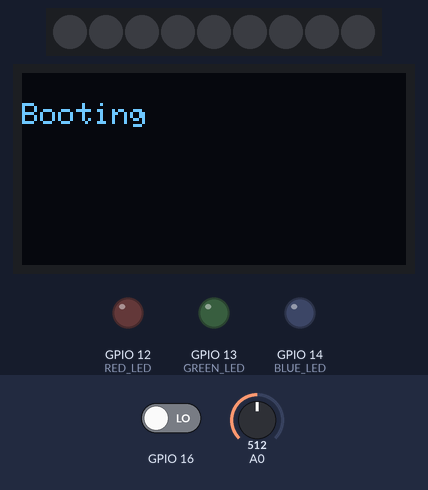
A sketch run on a simulated ESP8266 (NodeMCU). On the bench: 9 RGB LEDs in strip order, left to right, 128×64 one-colour display, output pins drawn as LEDs (lit = HIGH). The test bench sets the inputs (shaded band); at power-on: GPIO 16 LOW, A0 = 512. Dim RGB values are drawn brighter than linear; WiFi joins after 1.5 s; servers stay silent unless stated; the display library's start-up logo is not drawn; pins used as bus, display or sensor lines are not drawn; what the sketch prints to the serial monitor is not drawn.

Above: at 2.6 s.
At 9.8 s:
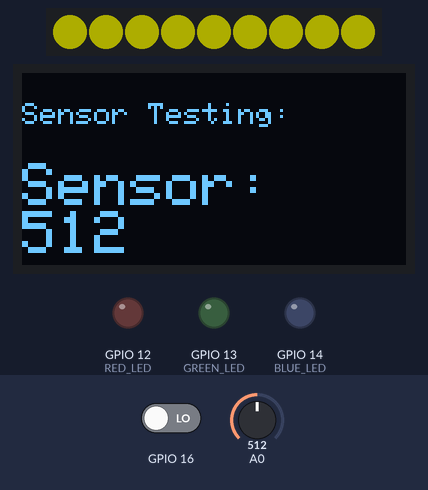
9.9 s: GPIO 16 driven HIGH
At 11.4 s:
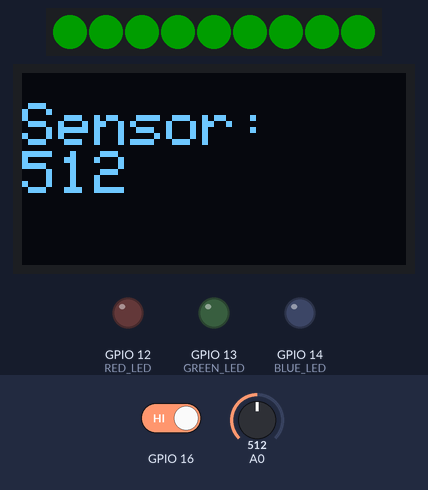
At 13.4 s:
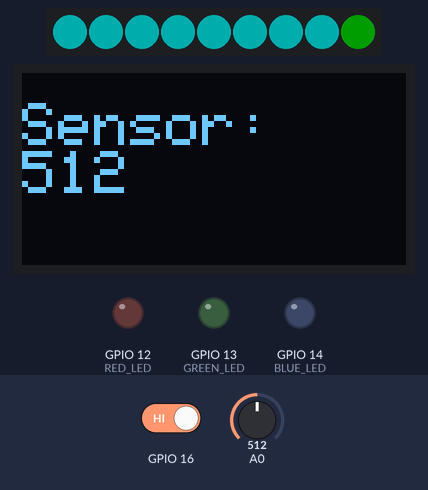
Timing chart, 0 to 14.9 s (numbered marks = the images above; inputs shaded):
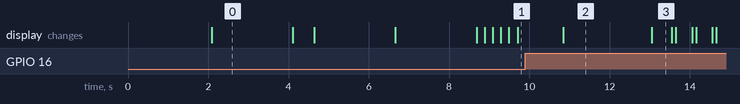

Measured:
- after the input at 9.9 s, the display: changes after 0.95 s (image 2)
- what the display in image 0 shows lasts 2.0 s, from 2.1 s to 4.1 s
- what the display in image 2 shows lasts 2.2 s, from 10.8 s to 13.0 s

The sketch:

NodeMCU_wif_neo_Ota_OLED_PX1.ino
```cpp
#include <ESP8266WiFi.h>          //https://github.com/esp8266/Arduino
#include <ESP8266mDNS.h>
#include <WiFiUdp.h>
#include <ArduinoOTA.h>
#include <Adafruit_NeoPixel.h>
//needed for library
#include <DNSServer.h>
#include <ESP8266WebServer.h>
#include <WiFiManager.h>          //https://github.com/tzapu/WiFiManager
#include <SPI.h>
#include <Wire.h>
#include <Adafruit_GFX.h>
#include <Adafruit_SSD1306.h>
//for LED status
#include <Ticker.h>
Ticker ticker;
#define PIN 15//D8 NodeMCU
// How many NeoPixels are attached to the Arduino?
#define NUMPIXELS      9
Adafruit_NeoPixel pixels = Adafruit_NeoPixel(NUMPIXELS, PIN, NEO_GRB + NEO_KHZ800);
const char* ssid = "lucky";
const char* password = "laxmish53";
#define OLED_RESET LED_BUILTIN
Adafruit_SSD1306 display(OLED_RESET);
#if (SSD1306_LCDHEIGHT != 64)
#error("Height incorrect, please fix Adafruit_SSD1306.h!");
#endif
static int RED_LED = 12;  //D6
static int GREEN_LED = 13;  //D7
static int BLUE_LED = 14;  //D5
int button = 16;            //D0
int LED = LED_BUILTIN;
int buttonState = LOW;
int value = 1;
int DL_check;
const int sleepTimeS = 10;
int delayval = 500; // delay for half a second
int i=0;
int j=0;
int sensorValue;
void tick()
{
  //toggle state
  int state = digitalRead(LED_BUILTIN);  // get the current state of GPIO1 pin
  digitalWrite(LED_BUILTIN, !state);     // set pin to the opposite state
}

//gets called when WiFiManager enters configuration mode
void configModeCallback (WiFiManager *myWiFiManager) {
  Serial.println("Entered config mode");
  Serial.println(WiFi.softAPIP());
  //if you used auto generated SSID, print it
  Serial.println(myWiFiManager->getConfigPortalSSID());
  //entered config mode, make led toggle faster
  ticker.attach(0.2, tick);
}

void setup() {
   pixels.begin();
  pixels.show(); // Initialize all pixels to 'off'
  Serial.begin(115200);
  display.begin(SSD1306_SWITCHCAPVCC, 0x3C);  // initialize with the I2C addr 0x3D (for the 128x64)
  // init done


  // Show image buffer on the display hardware.
  // Since the buffer is intialized with an Adafruit splashscreen
  // internally, this will display the splashscreen.
  display.display();
  delay(2000);

  // Clear the buffer.
  display.clearDisplay();

  Serial.println("Booting");
   // text display tests
  display.setTextSize(1);
  display.setTextColor(WHITE);
  display.setCursor(0,10);
  display.println("Booting");
  display.display();
  delay(500);
  display.clearDisplay();
  /*WiFi.mode(WIFI_STA);
  WiFi.begin(ssid, password);
  while (WiFi.waitForConnectResult() != WL_CONNECTED) {
    Serial.println("Connection Failed! Rebooting...");
    delay(5000);*/
  //set led pin as output
  pinMode(LED_BUILTIN, OUTPUT);
  pinMode(RED_LED, OUTPUT);pinMode(GREEN_LED, OUTPUT);pinMode(BLUE_LED, OUTPUT);
  // start ticker with 0.5 because we start in AP mode and try to connect
  ticker.attach(0.6, tick);

  //WiFiManager
  //Local intialization. Once its business is done, there is no need to keep it around
  WiFiManager wifiManager;
  //reset settings - for testing
  //wifiManager.resetSettings();

  //set callback that gets called when connecting to previous WiFi fails, and enters Access Point mode
  wifiManager.setAPCallback(configModeCallback);

  //fetches ssid and pass and tries to connect
  //if it does not connect it starts an access point with the specified name
  //here  "AutoConnectAP"
  //and goes into a blocking loop awaiting configuration
  if (!wifiManager.autoConnect()) {
    Serial.println("failed to connect and hit timeout");
    //reset and try again, or maybe put it to deep sleep
    ESP.reset();
    delay(1000);
  }

  //if you get here you have connected to the WiFi
  Serial.println("Connected to WiFi");
   display.setTextSize(1);
  display.setTextColor(WHITE);
  display.setCursor(0,10);
  display.println("Connected to WiFi");
  display.display();
  delay(500);
  display.clearDisplay();
  ticker.detach();
  //keep LED on
  digitalWrite(LED_BUILTIN, LOW);
  // Port defaults to 8266
  // ArduinoOTA.setPort(8266);

  // Hostname defaults to esp8266-[ChipID]
  ArduinoOTA.setHostname("Esp8266_project_X");

  // No authentication by default
  // ArduinoOTA.setPassword((const char *)"123");

  ArduinoOTA.onStart([]() {
    Serial.println("Start");
  });
  ArduinoOTA.onEnd([]() {
    Serial.println("\nEnd");
  });
  ArduinoOTA.onProgress([](unsigned int progress, unsigned int total) {
    Serial.printf("Progress: %u%%\r", (progress / (total / 100)));
  });
  ArduinoOTA.onError([](ota_error_t error) {
    Serial.printf("Error[%u]: ", error);
    if (error == OTA_AUTH_ERROR) Serial.println("Auth Failed");
    else if (error == OTA_BEGIN_ERROR) Serial.println("Begin Failed");
    else if (error == OTA_CONNECT_ERROR) Serial.println("Connect Failed");
    else if (error == OTA_RECEIVE_ERROR) Serial.println("Receive Failed");
    else if (error == OTA_END_ERROR) Serial.println("End Failed");
  });
  ArduinoOTA.begin();
  Serial.println("Ready");
  Serial.print("IP address: ");
  Serial.println(WiFi.localIP());
  display.setTextSize(1);
  display.setTextColor(WHITE);
  display.setCursor(0,10);
  display.println("IP address: ");
  display.println(WiFi.localIP());
  display.display();
  delay(2000);
  display.drawPixel(40, 40, WHITE);
  // Show the display buffer on the hardware.
  // NOTE: You _must_ call display after making any drawing commands
  // to make them visible on the display hardware!
  display.display();
  delay(2000);
  display.clearDisplay();
}

void loop() {
  // put your main code here, to run repeatedly:
  ArduinoOTA.handle();
  pixels.setBrightness(50);
//  pinMode(RED_LED, HIGH);pinMode(GREEN_LED, LOW);pinMode(BLUE_LED, HIGH);
//  delay(2000);
//  pinMode(RED_LED, LOW);pinMode(GREEN_LED, HIGH);pinMode(BLUE_LED, HIGH);
//  delay(2000);
//  pinMode(RED_LED, HIGH);pinMode(GREEN_LED, HIGH);pinMode(BLUE_LED, LOW);
sensorValue = analogRead(A0);
  DL_check = digitalRead(16);
  if(DL_check==1)
  {
//    pinMode(GREEN_LED, HIGH);
//    delay(500);
//      pinMode(BLUE_LED, LOW);
pixels.setPixelColor(0,255,0,0);
    delay(100);
  for(int i=0;i<NUMPIXELS;i++){
  pixels.setPixelColor(i,0,150,0);
    pixels.show();
  }
    live();
    DL_check = digitalRead(16);
  display.clearDisplay();
    }
  else
  {

  display.setTextSize(1);
  display.setTextColor(WHITE);
  display.setCursor(0,10);
  display.println("Sensor Testing:");

  display.setTextSize(2);
  display.setTextColor(WHITE);
  display.setCursor(0,30);
  display.println("Sensor:");
  display.println(sensorValue);
  display.display();
    delay(100);
  display.clearDisplay();

  // apply the calibration to the sensor reading
  int sensorVal = map(sensorValue, 0, 1024, 0, 255);

  // in case the sensor value is outside the range seen during calibration
  sensorVal = constrain(sensorValue, 0, 255);
  for(int i=0;i<NUMPIXELS;i++){

  pixels.setPixelColor(i,sensorVal,sensorVal,255-sensorVal);
  delay(100);
    pixels.show();
  }
  }
  // Clear the buffer.
  display.clearDisplay();
}
```

defconn.ino
```cpp
void defconn()
{
     Serial.println(WiFi.status());
      display.setTextSize(1);
      display.setTextColor(WHITE);
      display.setCursor(0, 10);
      display.println("WiFi status ");
      display.println(WiFi.status());
      display.display();
      delay(500);
      display.clearDisplay();
      if(WiFi.status() == WL_CONNECTED) {
    Serial.println("WiFi Connected.");
      display.setTextSize(1);
      display.setTextColor(WHITE);
      display.setCursor(0, 10);
      display.println("WiFi Connected...");
      display.display();
      delay(500);
      display.clearDisplay();
      Serial.print("IP Address: ");
      Serial.println(WiFi.localIP());
      display.setTextSize(1);
      display.setTextColor(WHITE);
      display.setCursor(0, 10);
      display.println("IP Address:");
      display.println(WiFi.localIP());
      display.display();
      delay(2000);
      display.clearDisplay();
      }
      else{
   WiFi.mode(WIFI_AP);
       WiFi.begin(ssid, password); // connecting to wifi
       }
}
```

live.ino
```cpp
void live()
{
sensorValue = analogRead(A0);
  // print out the value you read:
  Serial.println(sensorValue);
  display.setTextSize(2);
  display.setTextColor(WHITE);
  display.setCursor(0,10);
  display.println("Sensor:");
  display.println(sensorValue);
  display.display();
    delay(100);
    // Clear the buffer.
  display.clearDisplay();

    while(sensorValue>500)
    {
      digitalWrite(LED_BUILTIN, HIGH);   // turn the LED on (HIGH is the voltage level)
  delay(1000);                       // wait for a second
  digitalWrite(LED_BUILTIN, LOW);    // turn the LED off by making the voltage LOW
  delay(1000);                       // wait for a second
      Serial.println("Sensor Value High");
      if(i<9)
  {while (j<255)
{pixels.setBrightness(50); //The overall brightness of all the LEDs can be adjusted using setBrightness(). This takes a single argument, a number in the range 0 (off) to 255 (max brightness). For example, to set a pixels to 1/4 brightness:
pixels.setPixelColor(i, j,255-j, 255-j);
pixels.setPixelColor(i+1, j,255-j, 255-j);
pixels.setPixelColor(i+2, j,255-j, 255-j);
pixels.setPixelColor(i+3, j,255-j, 255-j);
pixels.setPixelColor(i+4, j,255-j, 255-j);
pixels.setPixelColor(i+5, j,255-j, 255-j);
pixels.setPixelColor(i+6, j,255-j, 255-j);
pixels.setPixelColor(i+7, j,255-j, 255-j);
j++;
 delay(100);
 pixels.show();
    }
  }
    else
{
  i=0;
  pixels.setPixelColor(i,255,255,255);
}
  // Sleep
  Serial.println("ESP8266 in sleep mode");
  display.setTextSize(1);
        display.setTextColor(WHITE);
        display.setCursor(0, 10);
   display.println("ESP8266 in sleep mode");
        display.display();
        delay(1000);
        display.clearDisplay();
        digitalWrite(LED_BUILTIN, HIGH); // LED turns Off
    ESP.deepSleep(sleepTimeS * 100);
    ESP.restart();

 }
}
```
